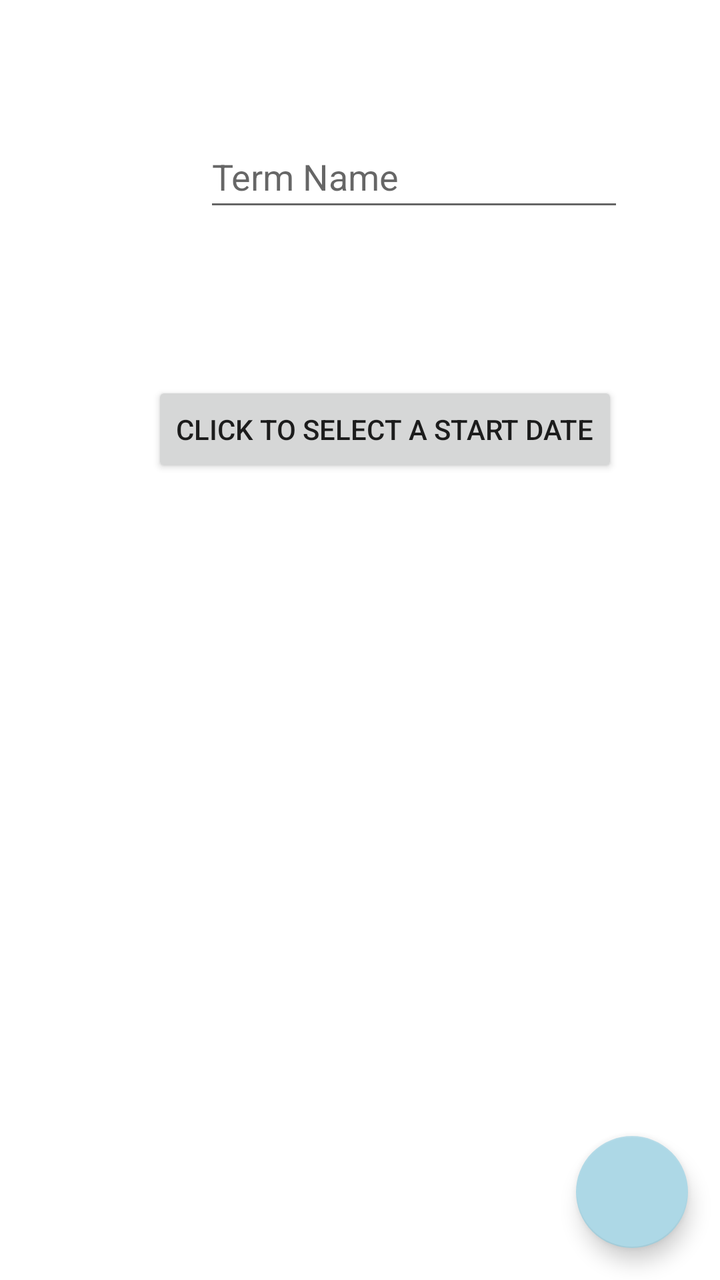
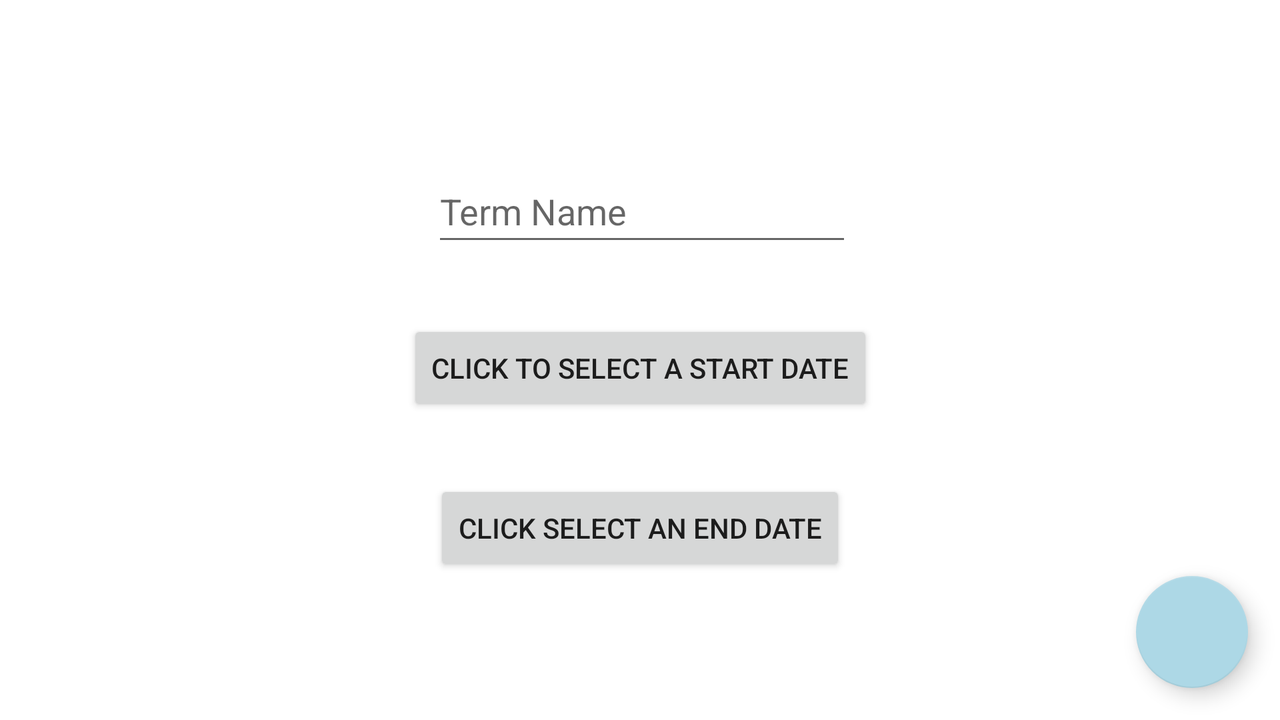

The same Android screen from two of the app's own layout files: first res/layout/ as a phone draws it, then the author's variant for another configuration, drawn on a device whose configuration selects that folder. Both files follow.
<!-- AndroidManifest.xml: application theme Theme.Scheduler -->
<!-- res/layout/activity_new_term.xml -->
<?xml version="1.0" encoding="utf-8"?>
<androidx.constraintlayout.widget.ConstraintLayout xmlns:android="http://schemas.android.com/apk/res/android"
    xmlns:app="http://schemas.android.com/apk/res-auto"
    xmlns:tools="http://schemas.android.com/tools"
    android:layout_width="match_parent"
    android:layout_height="match_parent"
    tools:context=".UI.NewTerm">

    <com.google.android.material.floatingactionbutton.FloatingActionButton
        android:id="@+id/fab"
        android:src="@drawable/ic_baseline_save_24"
        android:layout_width="wrap_content"
        android:layout_height="wrap_content"
        android:layout_gravity="end|bottom"
        android:layout_margin="16dp"
        android:contentDescription="@string/button_text"
        app:layout_constraintBottom_toBottomOf="parent"
        app:layout_constraintEnd_toEndOf="parent" />

    <EditText
        android:id="@+id/termName"
        android:layout_width="wrap_content"
        android:layout_height="wrap_content"
        android:layout_marginStart="102dp"
        android:layout_marginEnd="100dp"
        android:ems="10"
        android:hint="@string/term_name"
        android:inputType="textPersonName"
        android:minHeight="48dp"
        app:layout_constraintBottom_toBottomOf="parent"
        app:layout_constraintEnd_toEndOf="parent"
        app:layout_constraintHorizontal_bias="0.0"
        app:layout_constraintStart_toStartOf="parent"
        app:layout_constraintTop_toTopOf="parent"
        app:layout_constraintVertical_bias="0.106" />

    <Button
        android:id="@+id/startDate"
        android:layout_width="wrap_content"
        android:layout_height="wrap_content"
        android:layout_marginStart="76dp"
        android:layout_marginTop="80dp"
        android:text="@string/start_date"
        app:layout_constraintStart_toStartOf="parent"
        app:layout_constraintTop_toBottomOf="@+id/termName" />

</androidx.constraintlayout.widget.ConstraintLayout>
<!-- resources referenced by this layout -->
<resources>
  <string name="button_text">Change Text</string>
  <string name="start_date">Click to Select a Start Date</string>
  <string name="term_name">Term Name</string>
  <style name="Theme.Scheduler" parent="Theme.MaterialComponents.DayNight.DarkActionBar">
          
          <item name="colorPrimary">@color/sky_blue</item>
          <item name="colorPrimaryVariant">@color/medium_blue</item>
          <item name="colorOnPrimary">@color/white</item>
          
          <item name="colorSecondary">@color/light_blue</item>
          <item name="colorSecondaryVariant">@color/light_blue</item>
          <item name="colorOnSecondary">@color/black</item>
          
          <item name="android:statusBarColor">?attr/colorPrimaryVariant</item>
          
      </style>
  <color name="sky_blue">#87CEEB</color>
  <color name="medium_blue">#528AAE</color>
  <color name="white">#FFFFFFFF</color>
  <color name="light_blue">#ADD8E6</color>
  <color name="black">#FF000000</color>
</resources>
<!-- res/layout-land/activity_new_term.xml (the author's variant of the layout above) -->
<!-- drawn on the phone turned sideways -->
<?xml version="1.0" encoding="utf-8"?>
<ScrollView xmlns:android="http://schemas.android.com/apk/res/android"
    android:layout_width="match_parent"
    android:layout_height="match_parent"
    android:fillViewport="true">
    <androidx.constraintlayout.widget.ConstraintLayout xmlns:android="http://schemas.android.com/apk/res/android"
        xmlns:app="http://schemas.android.com/apk/res-auto"
        xmlns:tools="http://schemas.android.com/tools"
        android:layout_width="match_parent"
        android:layout_height="match_parent"
        android:layout_gravity="center"
        tools:context=".UI.NewTerm">

        <com.google.android.material.floatingactionbutton.FloatingActionButton
            android:id="@+id/fabAssessment"
            android:src="@drawable/ic_baseline_save_24"
            android:layout_width="wrap_content"
            android:layout_height="wrap_content"
            android:layout_gravity="end|bottom"
            android:layout_margin="16dp"
            android:contentDescription="@string/button_text"
            app:layout_constraintBottom_toBottomOf="parent"
            app:layout_constraintEnd_toEndOf="parent" />

        <EditText
            android:id="@+id/assessmentName"
            android:layout_width="wrap_content"
            android:layout_height="wrap_content"
            android:layout_marginStart="102dp"
            android:layout_marginEnd="100dp"
            android:ems="10"
            android:hint="@string/term_name"
            android:inputType="textPersonName"
            android:minHeight="48dp"
            android:layout_marginTop="80dp"
            app:layout_constraintEnd_toEndOf="parent"
            app:layout_constraintStart_toStartOf="parent"
            app:layout_constraintTop_toTopOf="parent" />

        <Button
            android:id="@+id/startDate"
            android:layout_width="wrap_content"
            android:layout_height="wrap_content"
            android:layout_marginTop="80dp"
            android:text="@string/start_date"
            app:layout_constraintLeft_toLeftOf="parent"
            app:layout_constraintRight_toRightOf="parent"
            app:layout_constraintTop_toTopOf="@id/assessmentName" />

        <Button
            android:id="@+id/endDate"
            android:layout_width="wrap_content"
            android:layout_height="wrap_content"
            android:layout_marginTop="80dp"
            android:layout_centerInParent="true"
            android:text="@string/end_date"
            app:layout_constraintLeft_toLeftOf="parent"
            app:layout_constraintRight_toRightOf="parent"
            app:layout_constraintTop_toTopOf="@id/startDate" />

    </androidx.constraintlayout.widget.ConstraintLayout>
</ScrollView>
<!-- resources referenced by the variant -->
<!-- as the phone turned sideways resolves them -->
<resources>
  <string name="button_text">Change Text</string>
  <string name="end_date">Click Select an End Date</string>
  <string name="start_date">Click to Select a Start Date</string>
  <string name="term_name">Term Name</string>
  <style name="Theme.Scheduler" parent="Theme.MaterialComponents.DayNight.DarkActionBar">
          
          <item name="colorPrimary">@color/sky_blue</item>
          <item name="colorPrimaryVariant">@color/medium_blue</item>
          <item name="colorOnPrimary">@color/white</item>
          
          <item name="colorSecondary">@color/light_blue</item>
          <item name="colorSecondaryVariant">@color/light_blue</item>
          <item name="colorOnSecondary">@color/black</item>
          
          <item name="android:statusBarColor">?attr/colorPrimaryVariant</item>
          
      </style>
  <color name="sky_blue">#87CEEB</color>
  <color name="medium_blue">#528AAE</color>
  <color name="white">#FFFFFFFF</color>
  <color name="light_blue">#ADD8E6</color>
  <color name="black">#FF000000</color>
</resources>
